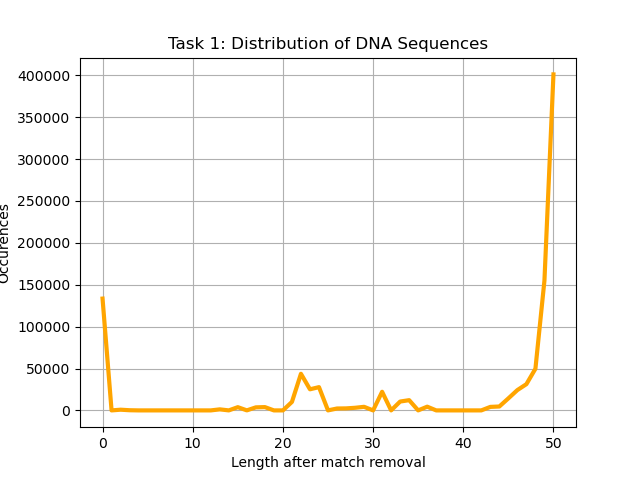

The script that saved this image:
# This is a sample Python script.

# Press Shift+F10 to execute it or replace it with your code.
# Press Double Shift to search everywhere for classes, files, tool windows, actions, and settings.
from suffixtree import *
import numpy as np
import matplotlib.pyplot as plt

def read_file(filename):
    f = open(filename, 'r')
    lines = []
    while True:
        line = f.readline()
        if not line:
            break
        else:
            lines.append(line)
    return lines

def task_one(lines, r_a_tree):
    result = [0] * 51 # array of fixed size
    count = 0
    for line in lines:
        line = line.strip('\n')
        r = r_a_tree.matchS(line)

        # store length of S after removal of match
        # all S have a length of 50.
        s_remaining_length = 50-r
        result[s_remaining_length]+=1
            # print(str(r) + " for line "+ str(count))

        count += 1

    # visualize task 1.
    fig, ax = plt.subplots()

    ax.set(
        xlabel="Length after match removal",
        ylabel="Occurences",
        title="Task 1: Distribution of DNA Sequences",
    )
    ax.grid()

    newdata = np.squeeze(result)  # Shape is now: (10, 80)
    plt.plot(newdata, color='orange', linewidth= 3)  # plotting by columns
    fig.savefig("task1.png")

    plt.show()
    print("Total number of perfectly matching fragments: " + str(1000000-result[50]))
    return result


def print_hi(name):
    # Use a breakpoint in the code line below to debug your script.

    # s should be longer than A

    s = "CAT"
    a = "CAT"
    a_reversed = a[::-1] + "$"# reverse a
    tree = SuffixTree(a_reversed)
    tree.build_suffix_tree()
    assert(tree.matchS(s) == 3)



    s = "CAT"
    a = "CA"
    a_reversed = a[::-1] + '$'# reverse a
    tree = SuffixTree(a_reversed)
    tree.build_suffix_tree()
    assert(tree.matchS(s) == 0)




    s = "CAT"
    a = "T"
    a_reversed = a[::-1] + '$' # reverse a
    tree = SuffixTree(a_reversed)
    tree.build_suffix_tree()
    assert(tree.matchS(s) == 1)



    s = "CAT"
    a = ""
    a_reversed = a[::-1] + '$' # reverse a
    tree = SuffixTree(a_reversed)
    tree.build_suffix_tree()
    assert(tree.matchS(s) == 0)


    s = "CAT"
    a = "GG"
    a_reversed = a[::-1] + '$' # reverse a
    tree = SuffixTree(a_reversed)
    tree.build_suffix_tree()
    assert(tree.matchS(s) == 0)

    s = ""
    a = "GG"
    a_reversed = a[::-1] + '$' # reverse a
    tree = SuffixTree(a_reversed)
    tree.build_suffix_tree()
    assert(tree.matchS(s) == 0)

    s = "A"
    a = "AGCT"
    a_reversed = a[::-1] + '$' # reverse a
    tree = SuffixTree(a_reversed)
    tree.build_suffix_tree()
    assert(tree.matchS(s) == 1)
    s = "AG"
    a = "AGCT"
    a_reversed = a[::-1] + '$' # reverse a
    tree = SuffixTree(a_reversed)
    tree.build_suffix_tree()
    assert(tree.matchS(s) == 2)

    s = "AGCT"
    a = "AGCT"
    a_reversed = a[::-1] + "$" # reverse a
    tree = SuffixTree(a_reversed)
    tree.build_suffix_tree()
    assert (tree.matchS(s) == 4)
    s = "AGC"
    a = "AGCT"
    a_reversed = a[::-1]  + "$"  # reverse a
    tree = SuffixTree(a_reversed)
    tree.build_suffix_tree()
    assert (tree.matchS(s) == 3)

    s = "AX"
    a = "AGCT"
    a_reversed = a[::-1]  + "$"  # reverse a
    tree = SuffixTree(a_reversed)
    tree.build_suffix_tree()
    assert (tree.matchS(s) == 0)
    s = "AGCTAGCT"
    a = "AGCT"
    a_reversed = a[::-1]  + "$"  # reverse a
    tree = SuffixTree(a_reversed)
    tree.build_suffix_tree()
    assert (tree.matchS(s) == 4)

    s = "TGACGTGHTAGATCGATCG"
    a = "GATCGATCGTT"
    a_reversed = a[::-1]  + "$"  # reverse a
    tree = SuffixTree(a_reversed)
    tree.build_suffix_tree()
    assert (tree.matchS(s) == 9)

    s = "TGACGTGHTAGATCGATCG"
    a = "GATCG"
    a_reversed = a[::-1] + "$" # reverse a
    tree = SuffixTree(a_reversed)
    tree.build_suffix_tree()
    assert (tree.matchS(s) == 5)



    s = "TGACGTGHTAGATCGATCG"
    a = "GATC"
    a_reversed = a[::-1] + "$" # reverse a
    tree = SuffixTree(a_reversed)
    tree.build_suffix_tree()
    assert (tree.matchS(s) == 1)

    s = "TGACGTGHTAGATCGATCG"
    a = ""
    a_reversed = a[::-1] + "$" # reverse a
    tree = SuffixTree(a_reversed)
    tree.build_suffix_tree()
    assert (tree.matchS(s) == 0)

    s = "T"
    a = "C"
    a_reversed = a[::-1] + "$" # reverse a
    tree = SuffixTree(a_reversed)
    tree.build_suffix_tree()
    assert (tree.matchS(s) == 0)

    A = "TGGAATTCTCGGGTGCCAAGGAACTCCAGTCACACAGTGATCTCGTATGCCGTCTTCTGCTTG"
    lines = read_file("./data/s_3_sequence_1M.txt")
    a_reversed = A[::-1] + "$"
    tree = SuffixTree(a_reversed)
    tree.build_suffix_tree()
    result = task_one(lines, tree)

# Press the green button in the gutter to run the script.
if __name__ == '__main__':
    print_hi('PyCharm')

# See PyCharm help at https://www.jetbrains.com/help/pycharm/
